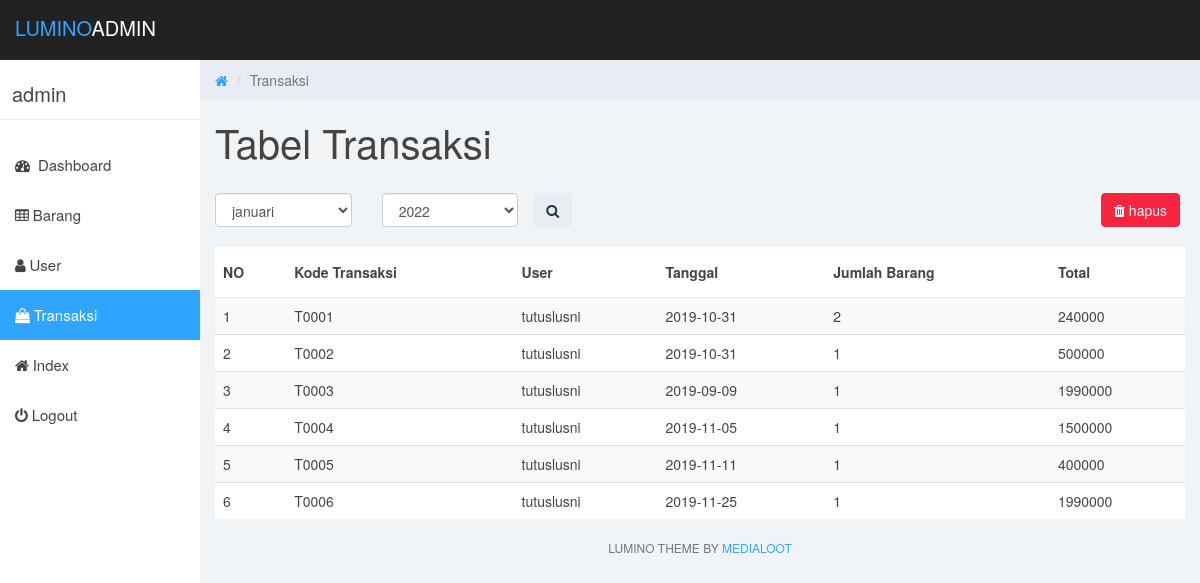
The page /admin/transaksi.php (signed in) on the database its author committed.
### tables this page shows
CREATE TABLE `transaksi` (
  `K_transaksi` varchar(10) NOT NULL,
  `K_barang` varchar(10) NOT NULL,
  `kode_user` varchar(10) NOT NULL,
  `qty` int(11) NOT NULL,
  `T_transaksi` date NOT NULL
);

CREATE TABLE `user` (
  `kode_user` varchar(10) NOT NULL,
  `user` varchar(50) NOT NULL,
  `pass` varchar(50) NOT NULL,
  `alamat` varchar(50) NOT NULL,
  `no_hp` varchar(12) NOT NULL,
  `kategori` varchar(10) NOT NULL
);

CREATE TABLE `barang` (
  `K_barang` varchar(5) NOT NULL,
  `kode_kategori` varchar(10) NOT NULL,
  `N_barang` varchar(60) NOT NULL,
  `harga` double NOT NULL,
  `stock` int(11) NOT NULL,
  `gambar` varchar(50) NOT NULL
);

### admin/fungsi.php (called while the page is built, shortened)
<?php
	$servername = "localhost";
    $username = "root";
    $password = "";
    $dbname = "akhir";
    $koneksi = mysqli_connect("$servername","$username","$password","$dbname") or die("gagal");
function lihat($query){
	global $koneksi;
	$hasil=mysqli_query($koneksi,$query);
	$rows=[];
	while ($baris=mysqli_fetch_assoc($hasil)) {
		$rows[]=$baris;
	}
	return $rows;
}
?>

### admin/transaksi.php (the view, shortened to what this page needs)
<?php
include '../template/header.php';
require 'fungsi.php';
$data=lihat("SELECT * FROM transaksi,barang,user WHERE barang.K_barang=transaksi.K_barang AND user.kode_user=transaksi.kode_user");
if (isset($_POST["date"])) {
  $bulan=($_POST["bulan"]+1);
  $tahun=$_POST["tahun"];
  $data=lihat("SELECT * FROM transaksi,barang,user WHERE MONTH(T_transaksi)='$bulan' AND YEAR(T_transaksi)='$tahun' AND barang.K_barang=transaksi.K_barang AND user.kode_user=transaksi.kode_user");
}else{
  $data=lihat("SELECT * FROM transaksi,barang,user WHERE barang.K_barang=transaksi.K_barang AND user.kode_user=transaksi.kode_user");
}
?>
<div class="col-sm-9 col-sm-offset-3 col-lg-10 col-lg-offset-2 main">
		<div class="row">
			<ol class="breadcrumb">
				<li><a href="#">
					<em class="fa fa-home"></em>
				</a></li>
				<li class="active">Transaksi</li>
			</ol>
		</div>
		<div class="row">
			<div class="col-lg-12">
				<h1 class="page-header">Tabel Transaksi</h1>
			</div>
		</div>
		<div class="row">
		<form action="" method="post">
      <div class="col-xs-2">
      <select class="form-control " id="sel1" name="bulan">
        <?php
        $bulan=["januari","februari","maret","april","mei","juni","juli","agustus","september","oktober","november","desember"];
        for ($i=0; $i <= 11 ; $i++) {
          if (isset($_POST["bulan"])) {
            $sel=($i+1)== ($_POST["bulan"]+1) ? ' selected="selected"' : '';
          }else{
            $sel=($i+1)== date('m') ? ' selected="selected"' : '';
          }
          echo '<option value="'.$i.'"'.$sel.'>'.$bulan[$i].'</option>';
        }
         ?>
      </select>
			</div>
      <div class="col-xs-2">
      <select class="form-control " id="sel1" name="tahun">
        <?php
        $tahun= date('Y') - 5;
        for ($i=$tahun; $i <= date('Y') ; $i++) {
          if (isset($_POST["tahun"])) {
            $sel=$i== $_POST["tahun"] ? ' selected="selected"' : '';
          }else{
            $sel=$i== date('Y') ? ' selected="selected"' : '';
          }
          echo '<option value="'.$i.'"'.$sel.'>'.$i.'</option>';
        }
         ?>
      </select>
      </div>
      <button type="submit" class="btn btn-default" name="date"><i class="fa fa-search"></i></button>
    <div class="pull-right" style="padding-right: 20px;">
       <?php if (isset($_POST["date"])) : ?>
       <a href="hapustransaksi.php?bulan=<?php echo ($_POST["bulan"]+1); ?>&tahun=<?php echo $_POST["tahun"]; ?>" class="btn btn-danger"><i class="fa fa-trash"></i> hapus</a>
        <?php else : ?>
        <a href="hapustransaksi.php?bulan=<?php echo date('m'); ?>&tahun=<?php echo date('Y'); ?>" class="btn btn-danger"><i class="fa fa-trash"></i> hapus</a>
        <?php endif ?>
    </div>
    </form>
		</div>
		<div class=""><br>
  		<table class="table table-striped">
    		<thead>
     		 <tr>
       			 <th>NO</th>
       			 <th>Kode Transaksi</th>
       			 <th>User</th>
             <th>Tanggal</th>
       			 <th>Jumlah Barang</th>
       			 <th>Total</th>
     		 </tr>
    	</thead>
    	<tbody>
    		<?php $i=1;  ?>
			<?php foreach ($data as $d) : ?>
     		 <tr>
     		   <td><?php echo "$i"; ?></td>
      		   <td><?php echo $d["K_transaksi"]; ?></td>
       		   <td><?php echo $d["user"]; ?></td>
       		   <td><?php echo $d["T_transaksi"]; ?></td>
             <td><?php echo $d["qty"]; ?></td>
       		   <td><?php
                  $jum=$d["qty"];
                  $har=$d["harga"];
                  $sum=$jum*$har;
                  echo $sum;
                ?>
             </td>
          </tr>
    	    <?php $i++; ?>
			<?php endforeach ?>
    	</tbody>
  		</table>
		</div>
<?php include '../template/footer.php'; ?>

### css/styles.css (style rules this page uses)
body { background: #f1f4f7; padding-top: 60px; font-size: 14px; color: #444444; font-family: "Montserrat", "Helvetica Neue", Helvetica, Arial, sans-serif; }
a, a:hover, a:focus { color: #30a5ff; }
h1, h2, h3, h4, h5, h6 { color: #444444; }
h1 { font-weight: 300; font-size: 40px; }
.btn-default, .btn-default:hover, .btn-default:focus, .btn-default:active, .btn-default.active, .open > .dropdown-toggle.btn-default, .btn-default.disabled, .btn-default[disabled], fieldset[disabled] .btn-default, .btn-default.disabled:hover, .btn-default[disabled]:hover, fieldset[disabled] .btn-default:hover, .btn-default.disabled:focus, .btn-default[disabled]:focus, fieldset[disabled] .btn-default:focus, .btn-default.disabled:active, .btn-default[disabled]:active, fieldset[disabled] .btn-default:active, .btn-default.disabled.active, .btn-default[disabled].active, fieldset[disabled] .btn-default.active { background-color: #e9ecf2; border-color: #e9ecf2; color: #1b3548; }
.btn-danger, .btn-danger:hover, .btn-danger:focus, .btn-danger:active, .btn-danger.active, .open > .dropdown-toggle.btn-danger, .btn-danger.disabled, .btn-danger[disabled], fieldset[disabled] .btn-danger, .btn-danger.disabled:hover, .btn-danger[disabled]:hover, fieldset[disabled] .btn-danger:hover, .btn-danger.disabled:focus, .btn-danger[disabled]:focus, fieldset[disabled] .btn-danger:focus, .btn-danger.disabled:active, .btn-danger[disabled]:active, fieldset[disabled] .btn-danger:active, .btn-danger.disabled.active, .btn-danger[disabled].active, fieldset[disabled] .btn-danger.active { background-color: #f9243f; border-color: #f9243f; }
.breadcrumb { border-radius: 0; padding: 10px 15px 10px 15px; background: #e9ecf2; margin: 0; }
h1.page-header { margin-top: 20px; border-bottom: 0; }
.table { background: #fff; }
.table > thead > tr > th { border-bottom: 1px solid #e6e7e8; vertical-align: middle; height: 50px; }

### rows shown on the page
transaksi: K_transaksi "T0001", kode_user.user "tutuslusni", T_transaksi "2019-10-31", qty "2", qty.harga "240000"
transaksi: K_transaksi "T0002", kode_user.user "tutuslusni", T_transaksi "2019-10-31", qty "1", K_barang.harga "500000"
transaksi: K_transaksi "T0003", kode_user.user "tutuslusni", T_transaksi "2019-09-09", qty "1", K_barang.harga "1990000"
transaksi: K_transaksi "T0004", kode_user.user "tutuslusni", T_transaksi "2019-11-05", qty "1", K_barang.harga "1500000"
transaksi: K_transaksi "T0005", kode_user.user "tutuslusni", T_transaksi "2019-11-11", qty "1", K_barang.harga "400000"
transaksi: K_transaksi "T0006", kode_user.user "tutuslusni", T_transaksi "2019-11-25", qty "1", K_barang.harga "1990000"

### other values the page prints
$_SESSION["nama"] "admin"
form field bulan "januari"
form field tahun "2022"
